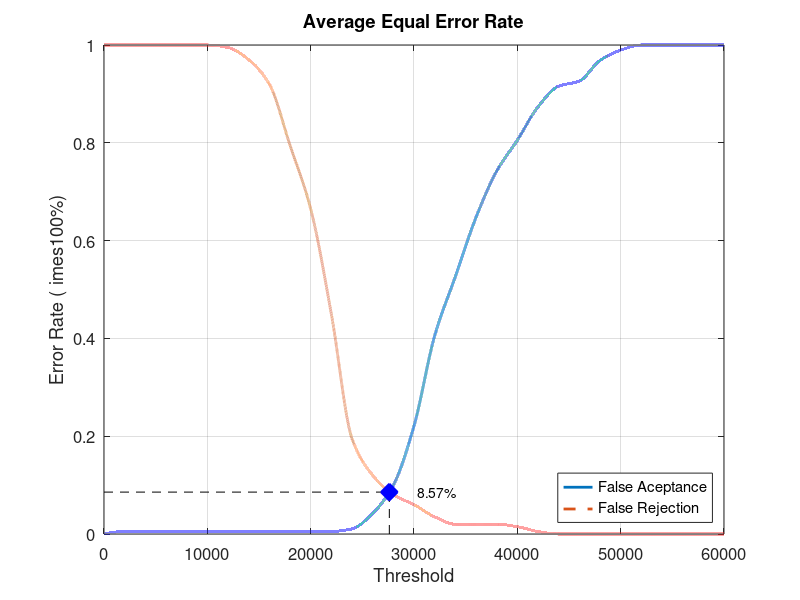
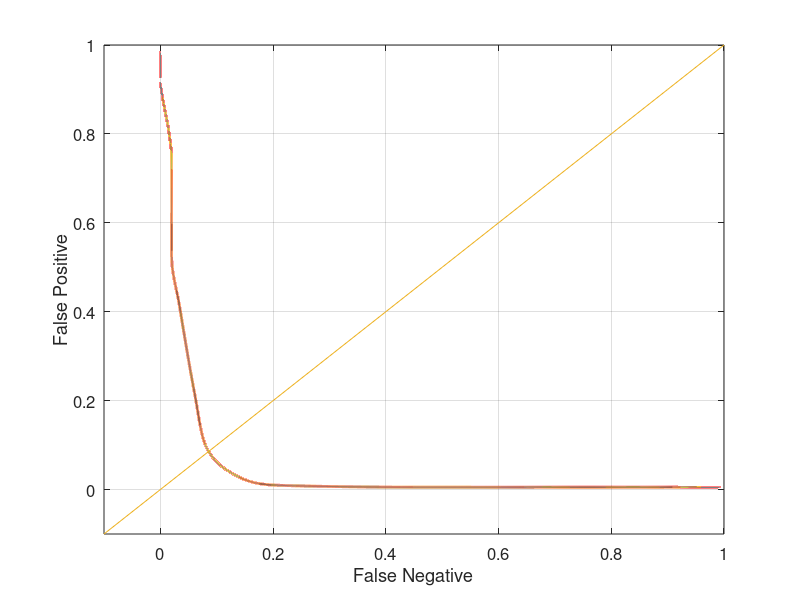

Source code (MATLAB) for these figures, in order:
close all;
clear;
clc;
x = 0:2000:60000;
xq = 0:0.5:60000;

y0 = [0 0.00526316 0.00526316 0.00526316 0.00526316 0.00526316 0.00526316 0.00526316 0.00526316 0.00526316 0.00526316 0.00526316 0.0105263 0.0421053 0.1 0.221053 0.405263 0.526316 0.647368 0.742105 0.805263 0.873684 0.915789 0.926316 0.968421 0.989474 1 1 1 1 1]
yy0 = interp1(x, y0, xq, 'pchip');
y1 = [1 1 1 1 1 1 0.995 0.97 0.92 0.795 0.665 0.45 0.195 0.12 0.08 0.06 0.035 0.02 0.02 0.02 0.015 0.005 0 0 0 0 0 0 0 0 0]
yy1 = interp1(x, y1, xq, 'pchip');

% Calculating EER: 
y2 = abs(y0 - y1);
find(y2 == min(y2))
yy2 = abs(yy0 - yy1);
xEER = find(yy2 == min(yy2));
xEERIndex = xq(xEER) % X-axis EER
yEER = yy0(xEER) % Y-axis EER

main = figure
plot(xq, yy0,'-','LineWidth', 2);	hold on
plot(xq, yy1,'--','LineWidth', 2);	hold on
plot([xEERIndex xEERIndex], [0 yEER], 'k--');	hold on
plot([0 xEERIndex], [yEER yEER], 'k--');	hold on
plot(xEERIndex, yEER, 'bx', 'LineWidth', 10);	hold on
text(xEERIndex + 10 * xEERIndex / 100, yEER, [num2str(round((10000 * yEER)) / 100) '%'])
legend('False Aceptance', 'False Rejection', 'Location', 'SouthEast')
xlabel('Threshold')
ylabel('Error Rate (	imes100%)')
title('Average Equal Error Rate')
set(gca, 'FontSize', 12)
axis([0 60000 0 1])
grid on

print(main, 'Database5_1Main', '-dpng');
FNRxFPR = figure('Color', [1 1 1]);
plot(yy1, yy0, '-', yy1, yy0, 'LineWidth', 2);
hold on
y = -0.1:0.1:1
plot(y, y); 
set(gca, 'FontSize', 12)
xlabel('False Negative')
ylabel('False Positive')
axis([-0.1 1 -0.1 1])
set(gca, 'FontSize', 12)
grid on

print(FNRxFPR, 'Database5_1FNRxFPR','-dpng');
